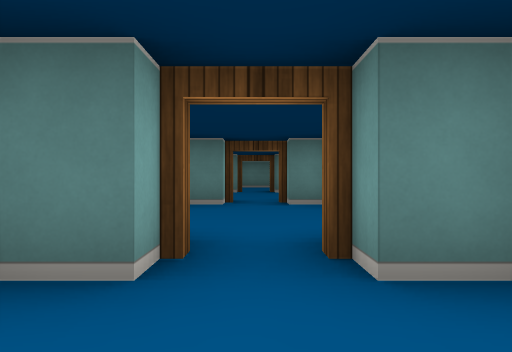
View 1 (above)

24 first-person views from a walk through a cub3D level. The camera is about half as high as the walls, looks level and sees 70° across. The floor is counted in squares. Each view is taken from the middle of a square. On the plan, view 1 faces up. The plan holds only what a view shows up to about 9 squares ahead; the rest is blank.

View 2
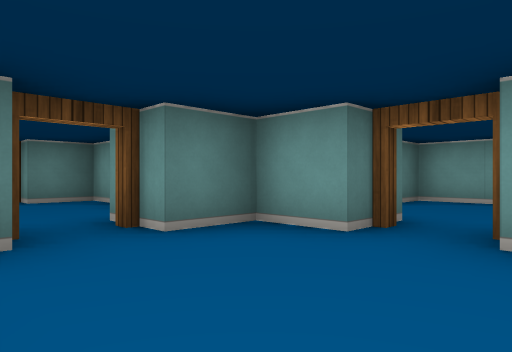

View 3
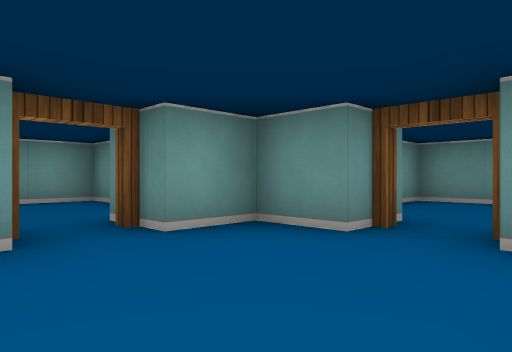

View 4
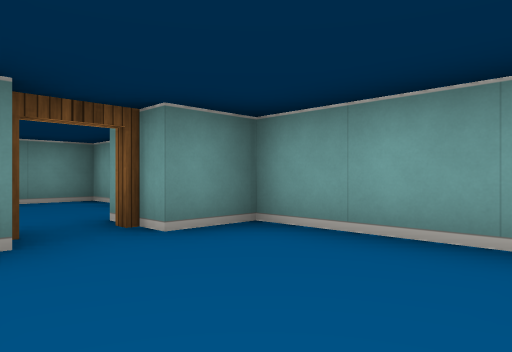

View 5
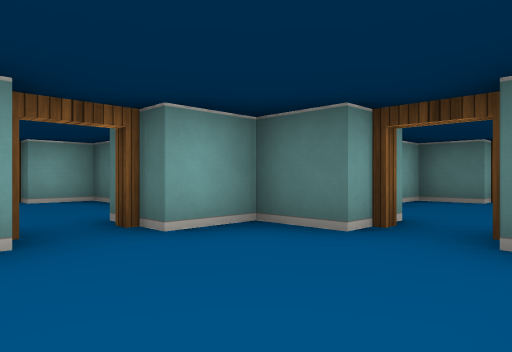

View 6
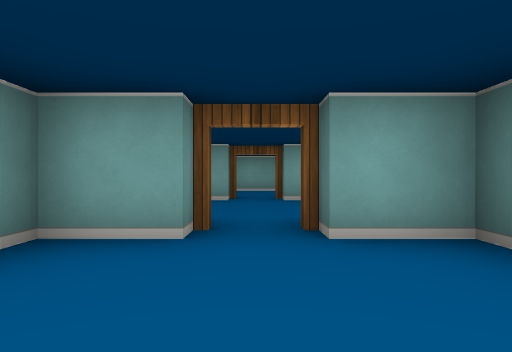

View 7
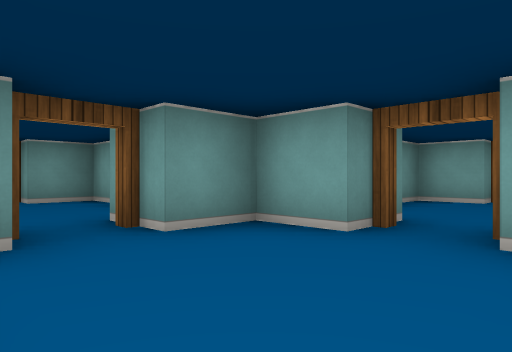

View 8
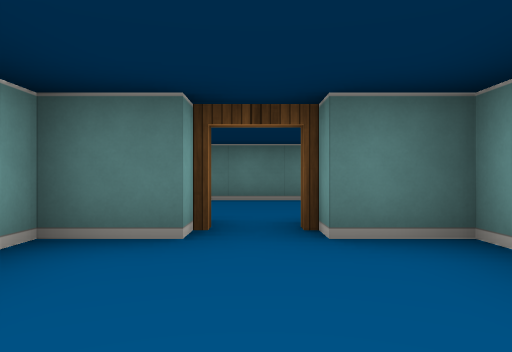

View 9
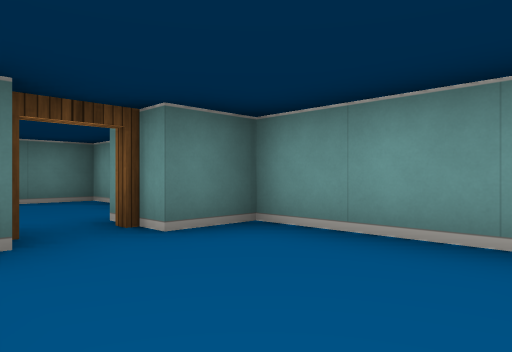

View 10
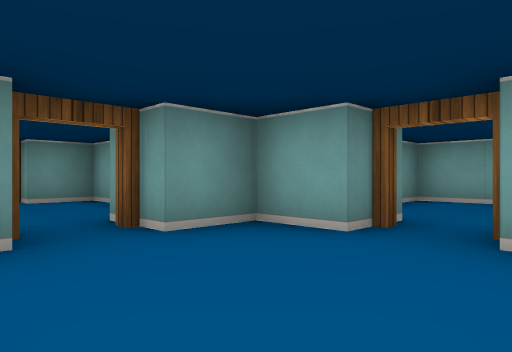

View 11
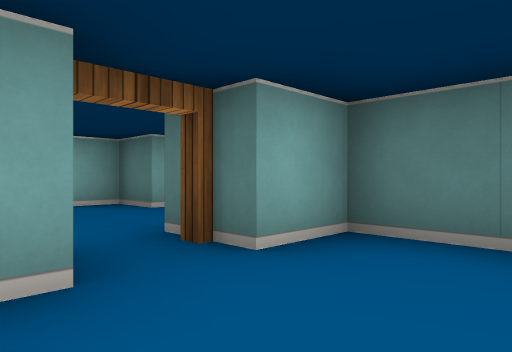

View 12
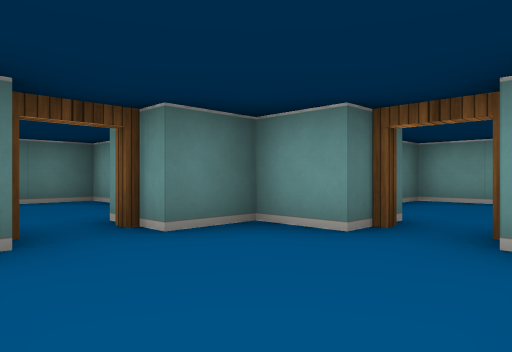

View 13
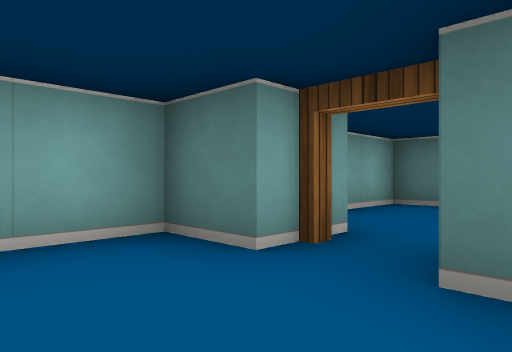

View 14
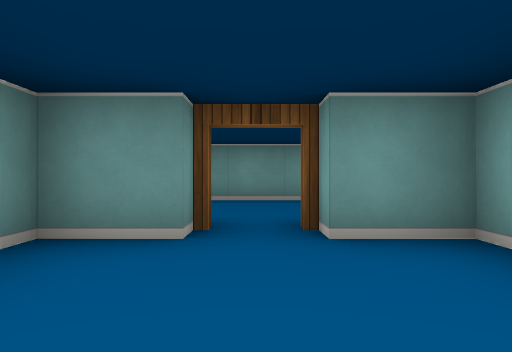

View 15
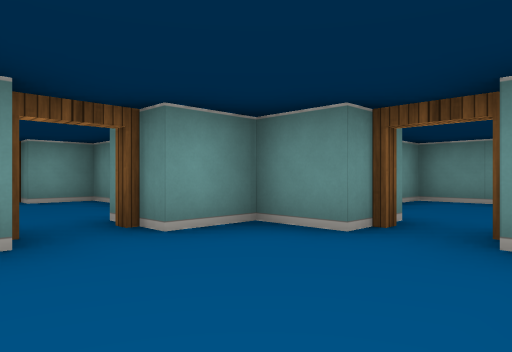

View 16
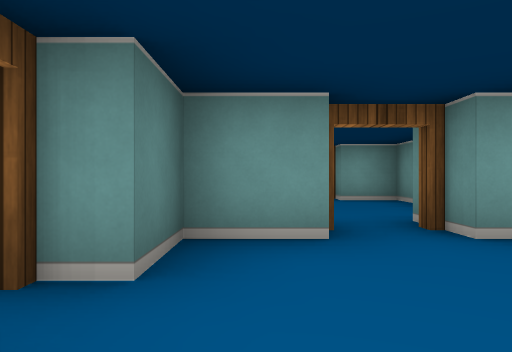

View 17
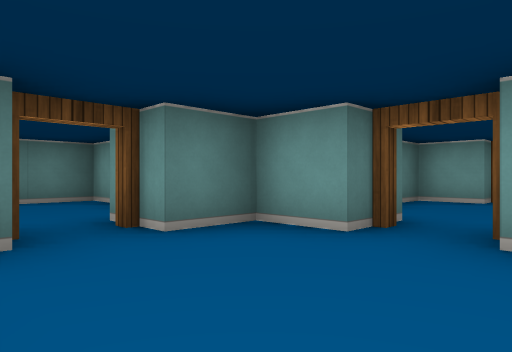

View 18
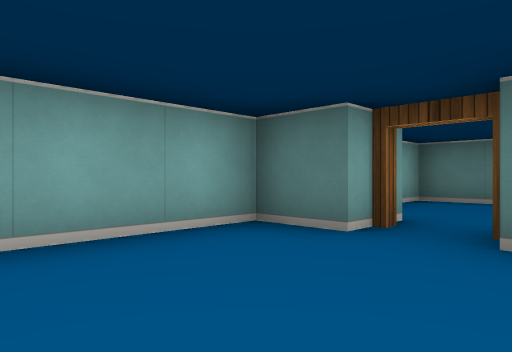

View 19
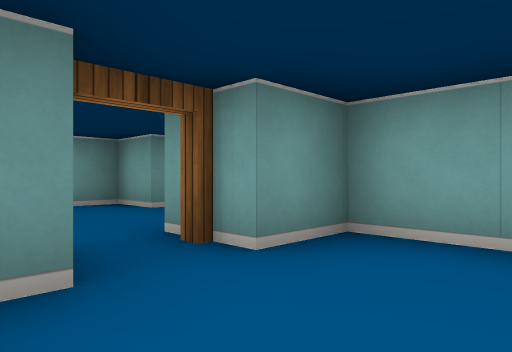

View 20
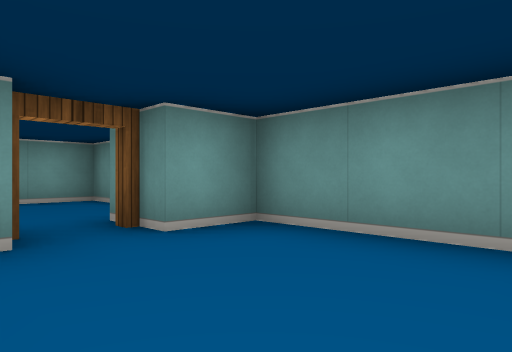

View 21
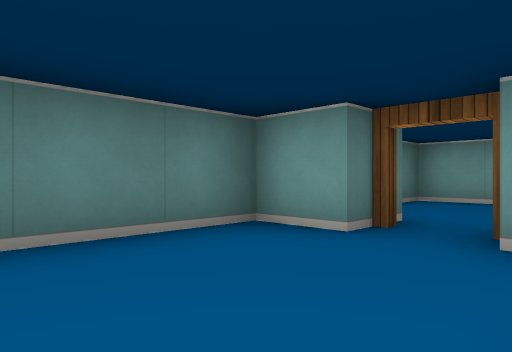

View 22
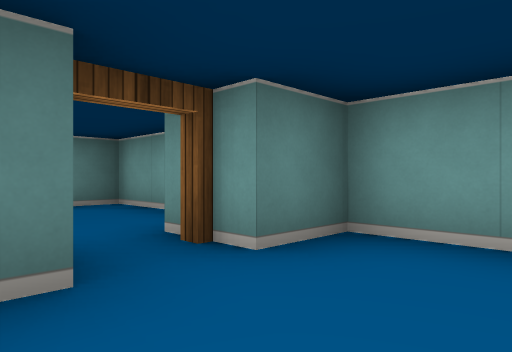

View 23
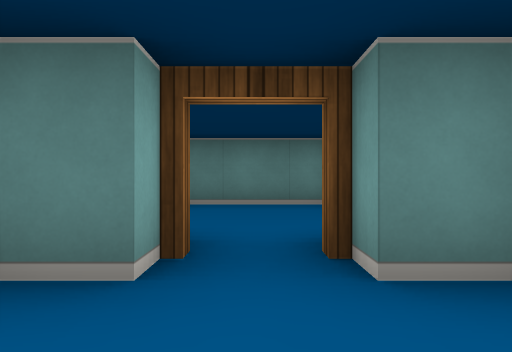

View 24
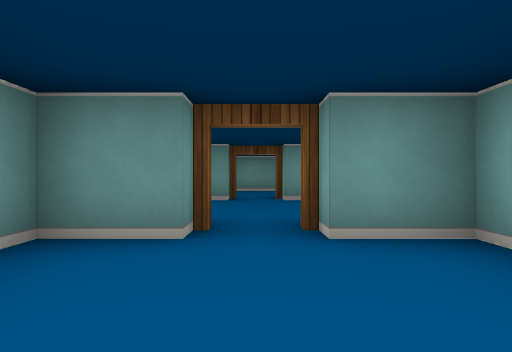

### Floor plan
Key: @ floor where view 1 was taken; # wall or solid block; . floor; D open door.
Columns run from 6 left of view 1 to 14 right of it. Each row starts with its distance up from view 1.
 18 #####
 17 #...#
 16 #...#
 15 #...#
 14 ##D######
 13 #...#...#
 12 #...D...#
 11 #...#...#
 10 ######D######    ####
  9     #...#...#    ...#
  8     #...#...     ...#
  7     #...#...    #...#
  6 ##  ##D###D#######D##
  5 #...#...#...#...#...#
  4 D...D...#...D...D...#
  3 #...#...#...#...#...#
  2 ##  ##D###D#######D##
  1     #...#...#
  0     #.@.D...#
 -1     #...#...#
 -2     ##D######
 -3      ...
 -4      ...
 -5     #...#
 -6     #####

Where each view was taken, in squares from view 1:
view 1: 0 up, 0 right, facing up
view 2: 1 down, 1 left, facing up-right
view 3: 1 up, 1 left, facing down-right
view 4: 1 up, 1 right, facing down-left
view 5: 3 up, 1 right, facing up-left
view 6: 4 up, 1 right, facing left
view 7: 5 up, 1 right, facing down-left
view 8: 7 up, 0 right, facing up
view 9: 7 up, 1 left, facing up-right
view 10: 13 up, 1 right, facing down-left
view 11: 11 up, 0 right, facing up-left
view 12: 11 up, 5 left, facing up-right
view 13: 12 up, 3 left, facing up-left
view 14: 17 up, 4 left, facing down
view 15: 5 up, 3 right, facing down-right
view 16: 5 up, 3 right, facing right
view 17: 3 up, 3 right, facing up-right
view 18: 3 up, 5 right, facing up-left
view 19: 4 up, 5 right, facing down-left
view 20: 5 up, 7 right, facing down-right
view 21: 3 up, 7 right, facing up-right
view 22: 4 up, 11 right, facing up-right
view 23: 4 up, 12 right, facing up
view 24: 9 up, 12 right, facing down
